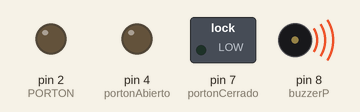
Recording of a sketch running on a simulated Arduino Uno, built with avr-gcc and run on an emulated ATmega328P. Shown: switched loads named in the sketch (green lamp = pin HIGH), output pins drawn as LEDs (lit = HIGH), buzzer (waves = sounding).

Above: at 0.1 s.
At 9.1 s:
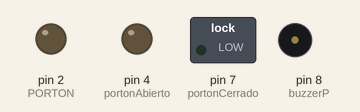
Timing chart, 0 to 10.6 s (numbered marks = the images above):
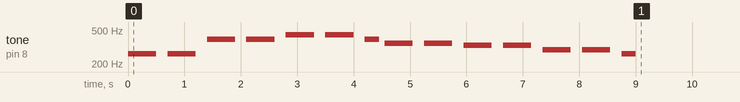

The sketch:

Porton.ino
```cpp
#include <pitches.h>
#include <Servo.h>

// SERVO MOTOR
int PORTON = 2;
Servo motor;
int posicion = 0;
int portonAbierto = 4;//led porton abierto ROJO
int portonCerrado = 7;//led porton cerrado AMARRILLO
int WIFI = 12; //Señal de la app
int buzzerP = 8; //buzzer de cerrado

int estrellita[] = {
    NOTE_C4, NOTE_C4, NOTE_G4, NOTE_G4, NOTE_A4, NOTE_A4, NOTE_G4,
    NOTE_F4, NOTE_F4, NOTE_E4, NOTE_E4, NOTE_D4, NOTE_D4, NOTE_C4,

};
int estrellitaN[] = {
  2, 2, 2, 2, 2, 2, 4, 2, 2, 2, 2, 2, 2, 4
};


void setup() {
  Serial.begin(9600);

  //Servo
  pinMode(PORTON, OUTPUT);
  pinMode(portonAbierto, OUTPUT);
  pinMode(portonCerrado, OUTPUT);
  pinMode(WIFI, INPUT);
  pinMode(buzzerP, OUTPUT);

   cancionEstrellita();
}

void loop() {
  //controlPorton();

}

void controlPorton() {
  posicion = digitalRead(WIFI);

  if (posicion == 1) { //encender led por 6 seg al terminar se cierra el porton
    Serial.println(">> HIGH");

    abrirPorton();

    Serial.println(">> LED ROJA");
    digitalWrite(portonAbierto, HIGH);
    for (int i = 0; i <= 6000; i++) {
      posicion = digitalRead(WIFI);
      if (posicion != 1) {
        break;
      }
      delay(1);
    }
    digitalWrite(portonAbierto, LOW);

    posicion = LOW;
    cerrarPorton();

  }
}

void abrirPorton() {            // 2 vueltas derecha
  motor.attach(PORTON);
  for (int i = 0; i <= 180; i++) {
    motor.write(i);
    delay(25);
  }
}

void cerrarPorton() {     // 2 vueltas izquierda
  motor.attach(PORTON);
  for (int i = 180; i >= 0; i--) {
    motor.write(i);
    delay(25);
  }

  Serial.println(">> LED AMARILLA");
  digitalWrite(buzzerP, HIGH);
  digitalWrite(portonCerrado, HIGH);
  delay(3000);
  digitalWrite(buzzerP, LOW);
  digitalWrite(portonCerrado, LOW);

}

void cancionEstrellita(){
  for (int Nota = 0; Nota < 14; Nota++) {
    int Duracion = 1000 / estrellitaN[Nota];
    tone(8, estrellita[Nota], Duracion);
int pausa = Duracion * 1.40;
       delay(pausa);
    noTone(8);
  }
}
```
